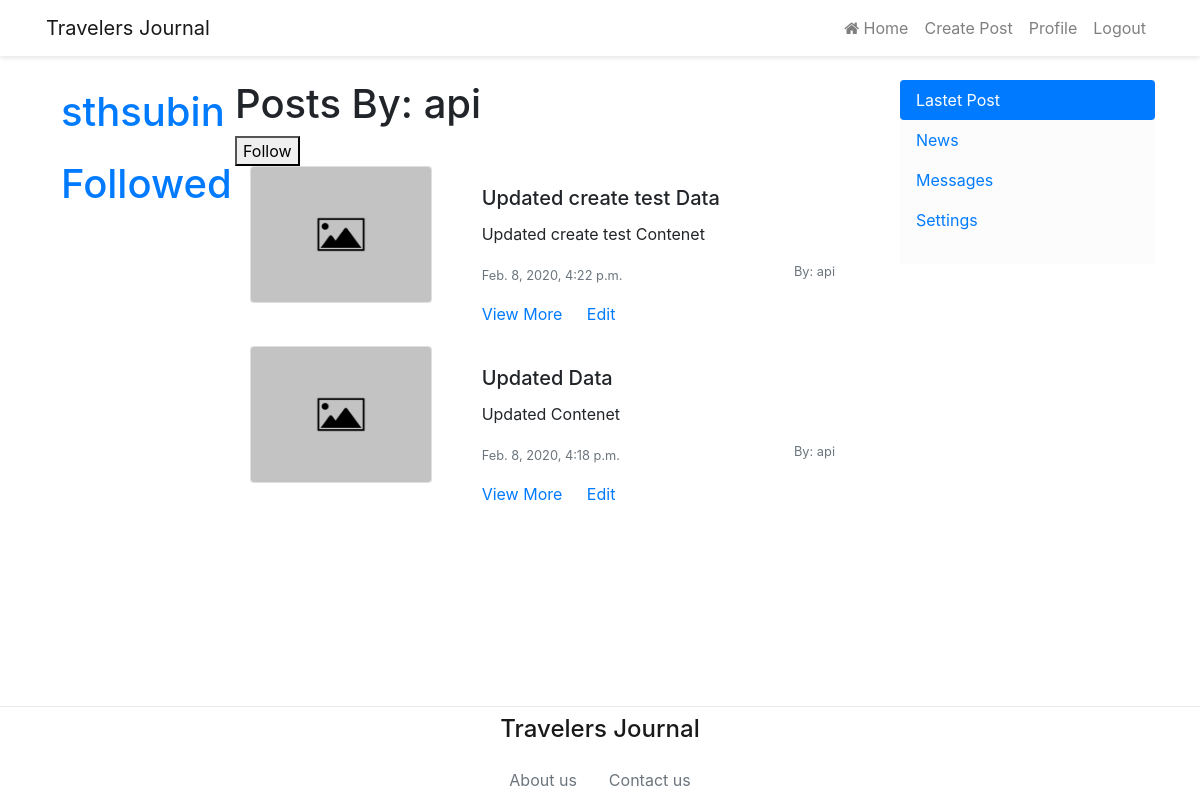
The page /profile/6 (signed in) on the database its author committed.
### post/models.py (models this page shows, shortened)
class Posts(models.Model):
    post_title = models.CharField(max_length=200)
    post_content = models.TextField()
    post_images = models.ImageField(default='post_images/default.jpg', upload_to='post_images')
    post_date = models.DateTimeField()
    username = models.ForeignKey(User, on_delete=models.CASCADE)

### user/views.py (the view)
# urls.py: path('profile/<int:USER>', views.viewProfile, name='viewProfile'),
def viewProfile(request, USER):
    if request.user.is_authenticated:
        inst = Posts.objects.filter(username=USER)
        if not inst:
            return HttpResponse(status=404)
        for i in inst:
            inst = i
            break
        if request.user == inst.username:
            return redirect('user:profile')
        elif request.method == 'POST':
            subscribed_by = request.user
            subscribed_to = inst.username
            follow_obj = Follow(subscribed_to=subscribed_to,subscribed_by=subscribed_by, time=datetime.datetime.now())
            follow_obj.save()
            return render(request, 'user/subscribed.html')
        else:
            follow = False
            if not Follow.objects.filter(subscribed_by=request.user, subscribed_to=USER):
                follow = True
            postObj = Posts.objects.filter(username=USER).order_by('-post_date')
            return render(request, 'user/viewProfile.html', {'posts': postObj, 'follow': follow})
    else:
        return redirect('user:login')

### user/templates/user/viewProfile.html (shortened to what this page needs)
{% extends 'base.html' %}
{% block content %}
{% for user in posts|slice:":1" %}
    <h1> Posts By: {{user.username}} </h1>
{% endfor %}
{% if follow %}
    <form method="POST">
        <button type="submit">Follow</button>
    </form>
{% else %}
    Subscribed
{% endif %}
{% for p in posts %}
<div class="container">
    <div class="row">
        <div class="col-sm-4">
            <div class="card mb-3" style="max-width: 540px;">
                <img src="{{ p.post_images.url }}" class="card-img" alt="...">
            </div>
        </div>
        <div class="col-sm-8">
            <div class="card-body">
                <h5 class="card-title">{{p.post_title}}</h5>
                <p class="card-text overflow-hidden" style="max-height: 300px;">{{p.post_content}}</p>
                <p class="card-text">
                    <small class="text-muted">{{p.post_date}}</small>
                    <small class="text-muted float-right">By: {{p.username}}</small>
                </p>
                <a href="/post/view/{{p.id}}" class="card-link">View More</a>
                <a href="/post/edit/{{p.id}}" class="card-link">Edit</a>
            </div>
        </div>
    </div>
</div>
{% endfor %}
{% endblock %}

### templates/base.html (shortened to what this page needs)
<!DOCTYPE html>
<html lang="en">
<head>
    <link rel="stylesheet" href="https://cdnjs.cloudflare.com/ajax/libs/font-awesome/4.7.0/css/font-awesome.min.css">
    <link rel="stylesheet" href="https://stackpath.bootstrapcdn.com/bootstrap/4.4.1/css/bootstrap.min.css"
>
</head>
<body>
    <header class="mb-4" style="box-shadow: 0 2px 5px rgba(0,0,0,.1); ">
        <nav class="navbar navbar-expand-lg navbar-light" style="max-width: 1140px; margin: auto;">
            <a class="navbar-brand" href="#">Travelers Journal</a>
            <div class="collapse navbar-collapse d-flex justify-content-end" id="navbarNav">
                <ul class="navbar-nav">
                    <li class="nav-item">
                        <a class="nav-link" href="/post">
                            <i class="fa fa-home" aria-hidden="true"></i>
                            Home
                        </a>
                    </li>
                    <li class="nav-item">
                        <a class="nav-link" href="/post/create">Create Post</a>
                    </li>
                    {% if user.is_authenticated %}
                    <li class="nav-item">
                        <a class="nav-link" href="/profile">Profile</a>
                    </li>
                    <li class="nav-item">
                        <a class="nav-link" href="/logout">Logout</a>
                    </li>
                    {% endif %}
                </ul>
            </div>
        </nav>
    </header>
    <div class="container mb-4">
        <div class="row">
            {% if user.is_authenticated %}
            <div class="col-sm-2">
                <strong class="text-muted text-justify"> <a class="nav-link" href="/profile"><h1>{{ user.username }}</h1></a></strong>
                <strong class="text-muted text-justify"> <a class="nav-link" href="/post/followed/{{ user.username }}"><h1>Followed</h1></a></strong>
            </div>
            {% else %}
            <div class="col-sm-2">
                <strong class="text-muted text-justify"> <a href="/login"> <h1> Login </h1></a> </strong>
            </div>
            {% endif %}
            <div class="col-sm-7">
                {% block content%}
                {% endblock %}
            </div>
            <div class="col-sm-3">
                <div class="nav flex-column nav-pills pb-4" id="v-pills-tab" role="tablist" aria-orientation="vertical"
                    style="background-color: #fcfcfc;">
                    <a class="nav-link active" id="v-pills-home-tab" data-toggle="pill" href="#v-pills-home" role="tab"
                        aria-controls="v-pills-home" aria-selected="true">Lastet Post</a>
                    <a class="nav-link" id="v-pills-profile-tab" data-toggle="pill" href="#v-pills-profile" role="tab"
                        aria-controls="v-pills-profile" aria-selected="false">News</a>
                    <a class="nav-link" id="v-pills-messages-tab" data-toggle="pill" href="#v-pills-messages" role="tab"
                        aria-controls="v-pills-messages" aria-selected="false">Messages</a>
                    <a class="nav-link" id="v-pills-settings-tab" data-toggle="pill" href="#v-pills-settings" role="tab"
                        aria-controls="v-pills-settings" aria-selected="false">Settings</a>
                </div>
            </div>
        </div>
    </div>
    <footer class="page_footer"
        style="position: fixed; bottom:0; border-top: 1px solid #e9e9e9; width: 100%; background-color: #fff; z-index: 100;">
        <a class="nav-item nav-link" href="#" style=" color: rgba(0,0,0,.9); text-align: center;">
            <h1 style="font-size: 24px;">Travelers Journal</h1 s> <span class="sr-only">(current)</span>
        </a>
        <div class="nav justify-content-center">
            <a class="nav-item nav-link text-muted" href="#">About us</a>
            <a class="nav-item nav-link text-muted" href="#">Contact us</a>
        </div>
    </footer>
</body>
</html>

### rows shown on the page
Posts: username "api", post_images (placeholder picture), post_title "Updated create test Data", post_content "Updated create test Contenet", post_date "Feb. 8, 2020, 4:22 p.m."
Posts: post_images (placeholder picture), post_title "Updated Data", post_content "Updated Contenet", post_date "Feb. 8, 2020, 4:18 p.m.", username "api"

### other values the page prints
{{ user.username }} "sthsubin"
